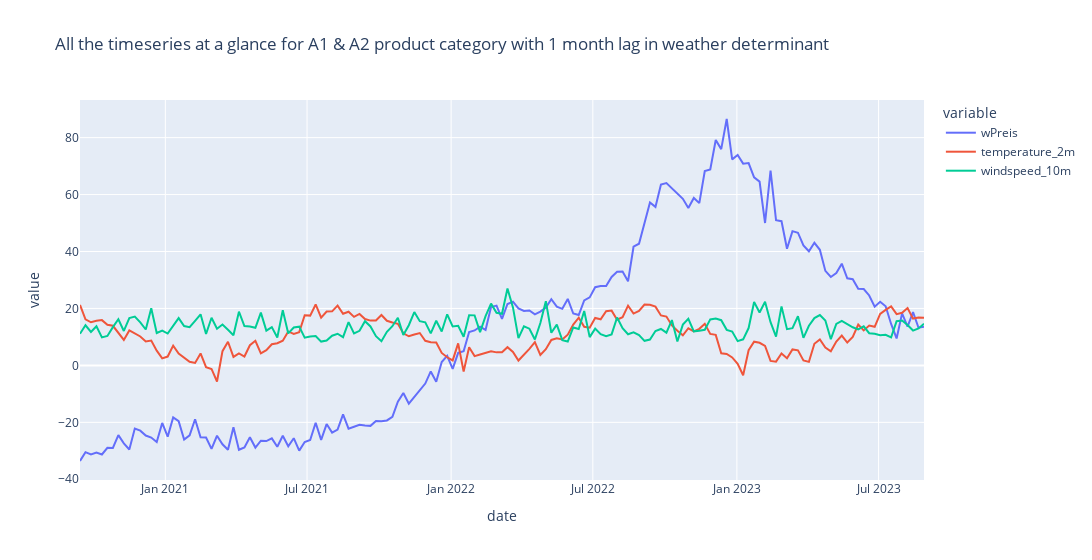

The code cell stored with this chart in its notebook:
### Markdown cell above
### Visualising the time series for A1 and A2 categoriy with 1 month lag in weather determinants

### Code cell
fig = px.line(wdl_A1A2_20212223, x='date', y=['wPreis','temperature_2m','windspeed_10m'], title='All the timeseries at a glance for A1 & A2 product category with 1 month lag in weather determinant', width=1500)
fig.show()

### Figure 1 — Plotly figure (JSON) as saved in the notebook; plotly's stock layout.template omitted (floating-point values rounded to 4 significant figures; data arrays with more than 128 entries replaced by an {"elided": "..."} marker saying what was removed)
{"data": [{"hovertemplate": "variable=wPreis<br>date=%{x}<br>value=%{y}<extra></extra>", "legendgroup": "wPreis", "line": {"color": "#636efa", "dash": "solid"}, "marker": {"symbol": "circle"}, "mode": "lines", "name": "wPreis", "orientation": "v", "showlegend": true, "type": "scatter", "x": {"elided": "155 str values"}, "xaxis": "x", "y": {"elided": "155 float values"}, "yaxis": "y"}, {"hovertemplate": "variable=temperature_2m<br>date=%{x}<br>value=%{y}<extra></extra>", "legendgroup": "temperature_2m", "line": {"color": "#EF553B", "dash": "solid"}, "marker": {"symbol": "circle"}, "mode": "lines", "name": "temperature_2m", "orientation": "v", "showlegend": true, "type": "scatter", "x": {"elided": "155 str values"}, "xaxis": "x", "y": {"elided": "155 float values"}, "yaxis": "y"}, {"hovertemplate": "variable=windspeed_10m<br>date=%{x}<br>value=%{y}<extra></extra>", "legendgroup": "windspeed_10m", "line": {"color": "#00cc96", "dash": "solid"}, "marker": {"symbol": "circle"}, "mode": "lines", "name": "windspeed_10m", "orientation": "v", "showlegend": true, "type": "scatter", "x": {"elided": "155 str values"}, "xaxis": "x", "y": {"elided": "155 float values"}, "yaxis": "y"}], "layout": {"legend": {"title": {"text": "variable"}, "tracegroupgap": 0}, "title": {"text": "All the timeseries at a glance for A1 & A2 product category with 1 month lag in weather determinant"}, "width": 1500, "xaxis": {"anchor": "y", "domain": [0, 1], "title": {"text": "date"}}, "yaxis": {"anchor": "x", "domain": [0, 1], "title": {"text": "value"}}}}
